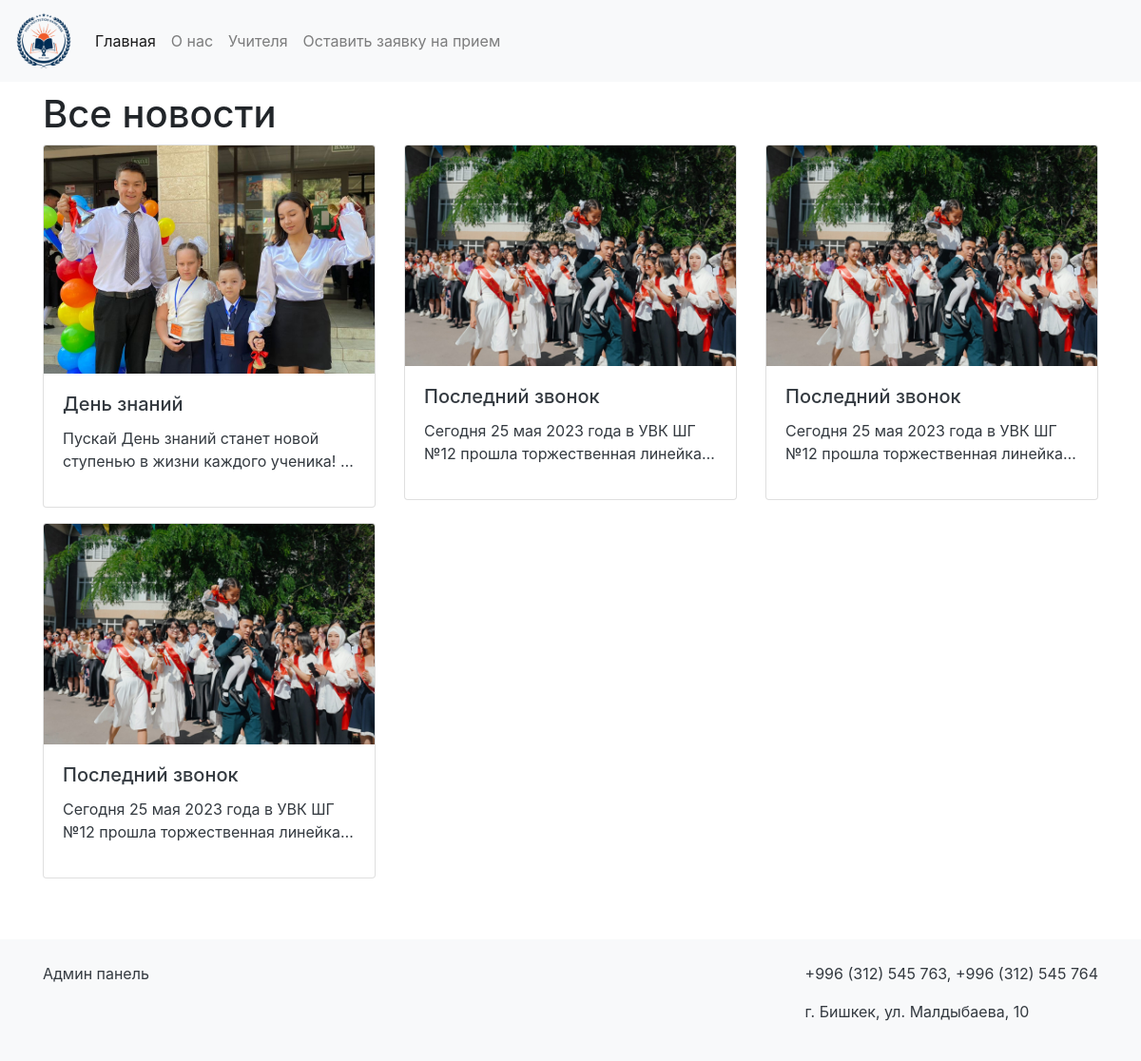
/posts/, run on the app's committed database.
### posts/models.py (models this page shows, shortened)
class Post(models.Model):
    title = models.CharField(max_length=200, verbose_name='Заголовок')
    image = models.ImageField(upload_to='posts/', verbose_name='Изображение')
    description = models.TextField(verbose_name='Описание')
    created_at = models.DateTimeField(auto_now_add=True, verbose_name='Дата создания')

### posts/views.py (the view)
# urls.py: path('posts/', views.posts_view, name='posts'),
def posts_view(request):
    posts = Post.objects.all().order_by('-created_at')
    return render(request, 'posts.html',{'posts': posts})

### templates/posts.html
{% include 'header_and_footer/header.html' %}
<div class="container mt-4">
    <h1>Все новости</h1>
    <div class="row row-cols-md-3 g-4">
        {% for post in posts %}
                <div class="col mb-3" style="height: 100%;">
                    <a href="/posts/{{ post.id }}" class="d-block text-dark card">
                        <img src="{{ post.image.url }}" alt="{{ post.title }}" class="card-img-top" style="max-height: 240px; object-fit: cover">
                        <div class="card-body">
                            <h5 class="card-title">{{ post.title }}</h5>
                            <p class="post-description">{{ post.description }}</p>
                        </div>
                    </a>
                </div>
            {% endfor %}
    </div>
</div>
{% include 'header_and_footer/footer.html' %}

### static/css/style.css (style rules this page uses)
html, body { height: 100%; margin: 0; }
body { display: flex; flex-direction: column; }
.card { transition: transform 0.2s ease-in-out; }
.post-description { display: -webkit-box; -webkit-line-clamp: 2; -webkit-box-orient: vertical; overflow: hidden; text-overflow: ellipsis; white-space: normal; }

### data on the page
Post: image (picture), title "День знаний", description "Пускай День знаний станет новой ступенью в жизни каждого ученика!…"
Post: image (picture), title "Последний звонок", description "Сегодня 25 мая 2023 года в УВК ШГ №12 прошла торжественная…"
Post: image (picture), title "Последний звонок", description "Сегодня 25 мая 2023 года в УВК ШГ №12 прошла торжественная…"
Post: image (picture), title "Последний звонок", description "Сегодня 25 мая 2023 года в УВК ШГ №12 прошла торжественная…"
